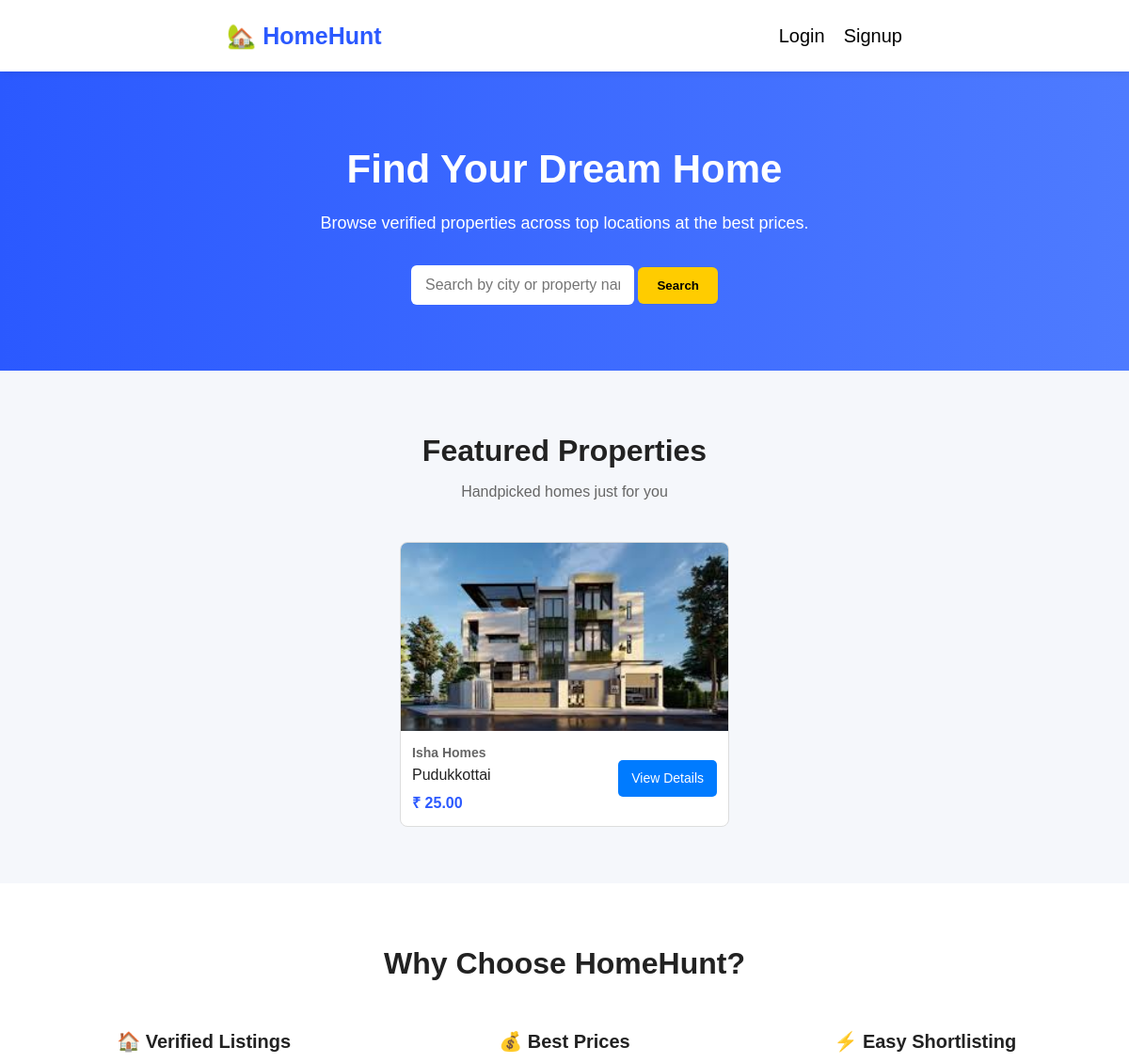
The app's page / (upper part), older data.
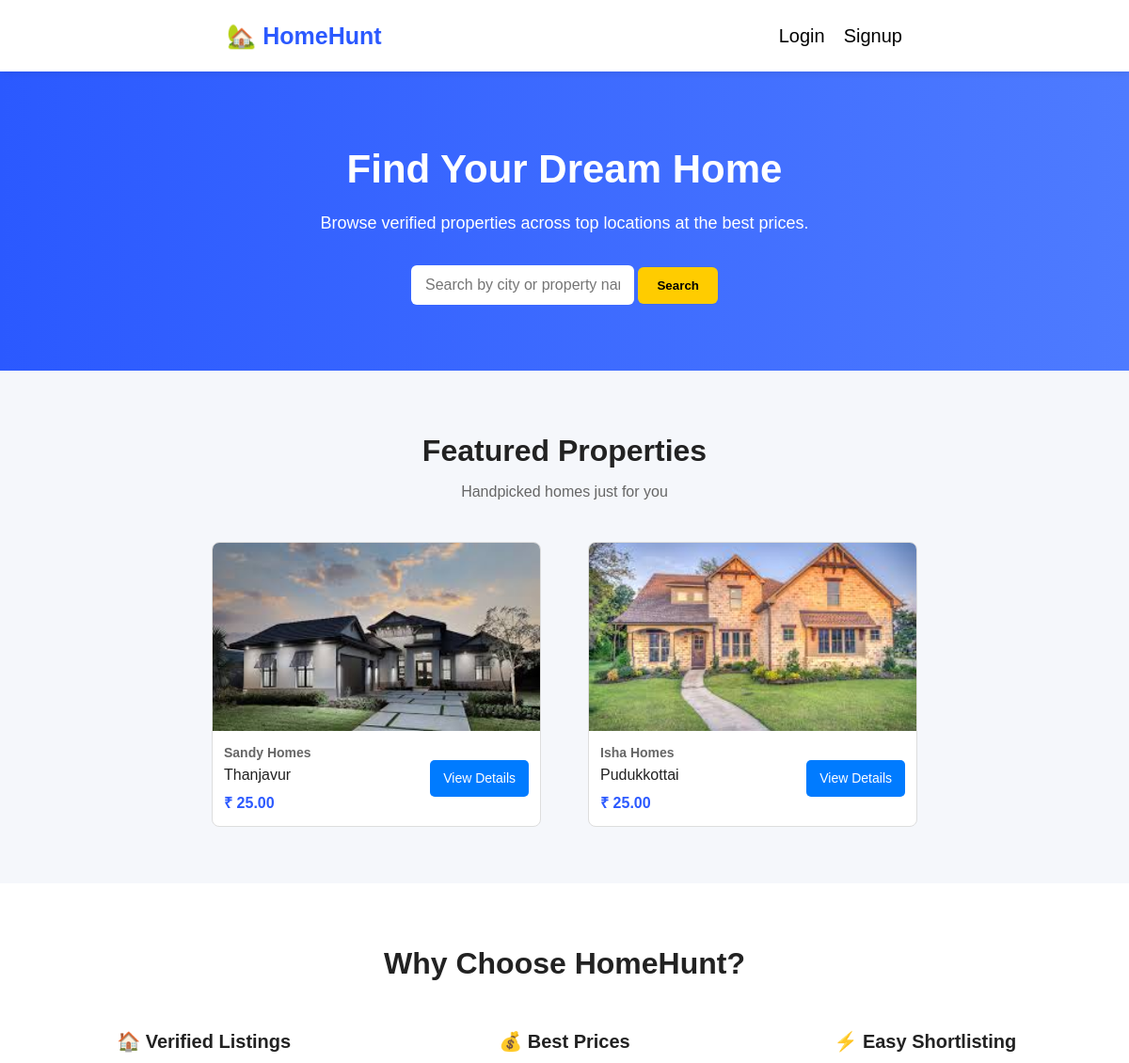
The same page, newer data.
### real_estate/models.py (models this page shows, shortened)
class Property(models.Model):
    class PropertyType(models.TextChoices):
        HOME = "home", "Home"
        APARTMENT = "apartment", "Apartment"
    name = models.CharField(max_length=100)
    location = models.CharField(max_length=255)
    price = models.DecimalField(
        max_digits=10,
        decimal_places=2,
        validators=[MinValueValidator(0)],
        db_index=True,
    )
    size = models.PositiveIntegerField(help_text="Size in square feet")
    image = models.ImageField(upload_to="properties/", blank=True, null=True)
    property_type = models.CharField(
        max_length=20,
        choices=PropertyType.choices,
        default=PropertyType.HOME,
        db_index=True,
    )
    is_available = models.BooleanField(default=True)
    description = models.TextField(blank=True)
    time_added = models.DateTimeField(auto_now_add=True)
    class Meta:
        ordering = ["-time_added"]

### real_estate/views.py (the view)
# urls.py: path("", views.index, name="index"),
def index(request):
    query = request.GET.get("q")
    if query:
        properties = Property.objects.filter(
            Q(name__icontains=query) | Q(location__icontains=query)
        )
    else:
        properties = Property.objects.all()
    context = {"properties": properties}
    return render(request, "index.html", context)

### real_estate/templates/index.html (shortened to what this page needs)
{% load static %}
<!doctype html>
<html lang="en">
  <head>
    <link rel="stylesheet" href="{% static 'css/style.css' %}" />
  </head>
  <body>
    <div class="nav">
      <div class="logo">🏡 HomeHunt</div>
      <div class="links">
        {% if user.is_authenticated %}
        <a href="{% url 'favourite_list' %}">❤️ My Favourites</a>
        <a href="{% url 'logout' %}">Logout</a>
        {% else %}
        <a href="{% url 'login' %}">Login</a>
        <a href="{% url 'signup' %}">Signup</a>
        {% endif %}
      </div>
    </div>
    <section class="hero">
      <h1>Find Your Dream Home</h1>
      <p>Browse verified properties across top locations at the best prices.</p>
      <div class="s-box">
        <form method="GET" action="{% url 'index' %}">
          <input
            type="text"
            name="q"
            placeholder="Search by city or property name"
            value="{{ request.GET.q }}"
          />
          <button type="submit">Search</button>
        </form>
      </div>
    </section>
    <section class="listings">
      <h2>Featured Properties</h2>
      <p class="subtitle">Handpicked homes just for you</p>
      <div class="props">
        {% for prop in properties %}
        <div class="individual-props">
          {% if prop.image %}
          <img src="{{ prop.image.url }}" alt="Property image" />
          {% endif %}
          <div class="prop-info">
            <div class="prop-text">
              <h3>{{ prop.name }}</h3>
              <p>{{ prop.location }}</p>
              <span class="price">₹ {{ prop.price }}</span>
            </div>
            <a href="{% url 'property_detail' prop.id %}" class="view-btn">
              View Details
            </a>
          </div>
        </div>
        {% empty %}
        <p>No properties available right now.</p>
        {% endfor %}
      </div>
    </section>
    <section class="features">
      <h2>Why Choose HomeHunt?</h2>
      <div class="feature-box">
        <div>
          <h3>🏠 Verified Listings</h3>
        </div>
        <div>
          <h3>💰 Best Prices</h3>
        </div>
        <div>
          <h3>⚡ Easy Shortlisting</h3>
        </div>
      </div>
    </section>
  </body>
</html>

Row changes from the older to the newer data that the page shows:
added Property: image (picture), name "Sandy Homes", location "Thanjavur", price "25.00"
changed Property "Pudukkottai": image: a different picture
